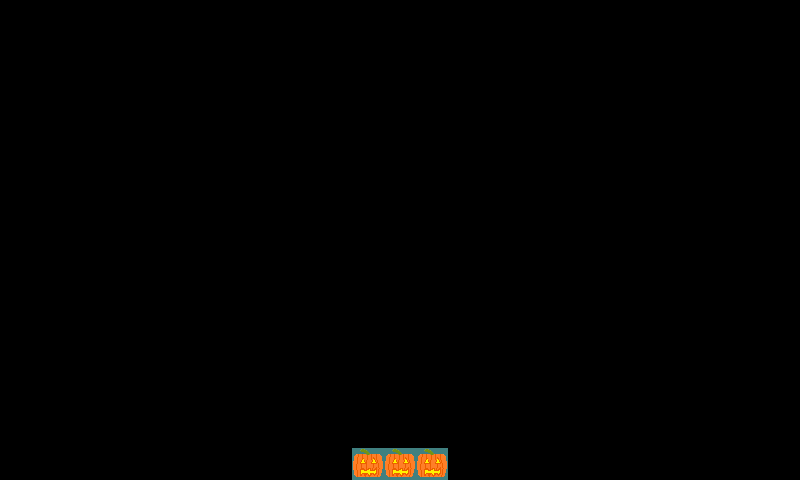

Tiled map render using the project's own tile images. Description and the whole map definition, tile-layer contents included, below:
An orthogonal 25x15 tile map with 32x32 px tiles, 1 tile layer (Tile Layer 1).

<map version="1.2" tiledversion="1.2.0" orientation="orthogonal" renderorder="right-down" width="25" height="15" tilewidth="32" tileheight="32" infinite="0" nextlayerid="2" nextobjectid="1">
 <tileset firstgid="1" source="SpookyTileset.tsx" />
 <layer id="1" name="Tile Layer 1" width="25" height="15">
  <data encoding="csv">
0,0,0,0,0,0,0,0,0,0,0,0,0,0,0,0,0,0,0,0,0,0,0,0,0,
0,0,0,0,0,0,0,0,0,0,0,0,0,0,0,0,0,0,0,0,0,0,0,0,0,
0,0,0,0,0,0,0,0,0,0,0,0,0,0,0,0,0,0,0,0,0,0,0,0,0,
0,0,0,0,0,0,0,0,0,0,0,0,0,0,0,0,0,0,0,0,0,0,0,0,0,
0,0,0,0,0,0,0,0,0,0,0,0,0,0,0,0,0,0,0,0,0,0,0,0,0,
0,0,0,0,0,0,0,0,0,0,0,0,0,0,0,0,0,0,0,0,0,0,0,0,0,
0,0,0,0,0,0,0,0,0,0,0,0,0,0,0,0,0,0,0,0,0,0,0,0,0,
0,0,0,0,0,0,0,0,0,0,0,0,0,0,0,0,0,0,0,0,0,0,0,0,0,
0,0,0,0,0,0,0,0,0,0,0,0,0,0,0,0,0,0,0,0,0,0,0,0,0,
0,0,0,0,0,0,0,0,0,0,0,0,0,0,0,0,0,0,0,0,0,0,0,0,0,
0,0,0,0,0,0,0,0,0,0,0,0,0,0,0,0,0,0,0,0,0,0,0,0,0,
0,0,0,0,0,0,0,0,0,0,0,0,0,0,0,0,0,0,0,0,0,0,0,0,0,
0,0,0,0,0,0,0,0,0,0,0,0,0,0,0,0,0,0,0,0,0,0,0,0,0,
0,0,0,0,0,0,0,0,0,0,0,0,0,0,0,0,0,0,0,0,0,0,0,0,0,
0,0,0,0,0,0,0,0,0,0,0,14,14,14,0,0,0,0,0,0,0,0,0,0,0
</data>
 </layer>
</map>
